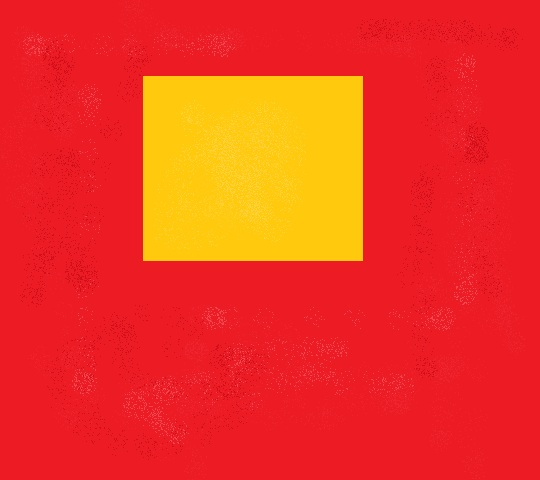
%> input picture Two_colour.jpg, 540 x 480 px
$ octave Task_3.m   (GNU Octave 9; MATLAB toolbox functions it lacks are replaced by stand-ins)
%> lines starting %> are read from the running program, lines starting %| are printed output that depends on the picture; in (x1, y1, x2, y2) boxes, pixels count from 0 and x2, y2 are one past the last pixel; in counts of white or black regions, pixels touching at a corner belong together; the program's own positions count from 1
im = imread('Two_colour.jpg'); % read the image
%> im is the input picture: size 480x540x3 uint8; mean R, G, B 239.1, 55, 33.6
imshow(im);
% extract RGB channels separatelly
red_channel = im(:, :, 1);
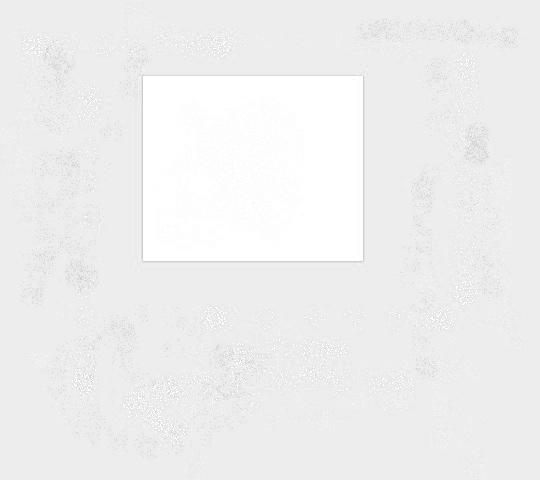
%> red_channel: size 480x540 uint8; min 197, max 255, mean 239.1
green_channel = im(:, :, 2);
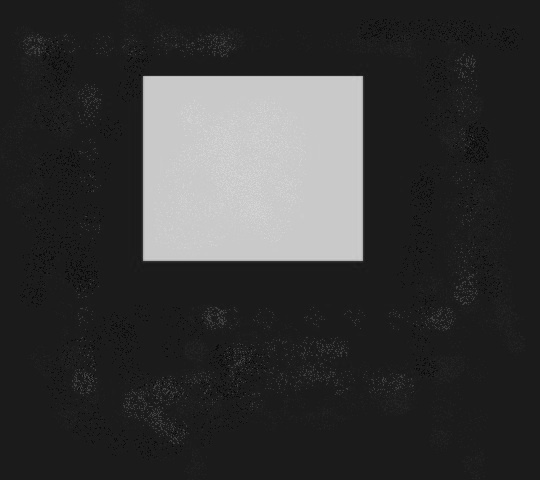
%> green_channel: size 480x540 uint8; min 2, max 219, mean 55
blue_channel = im(:, :, 3);
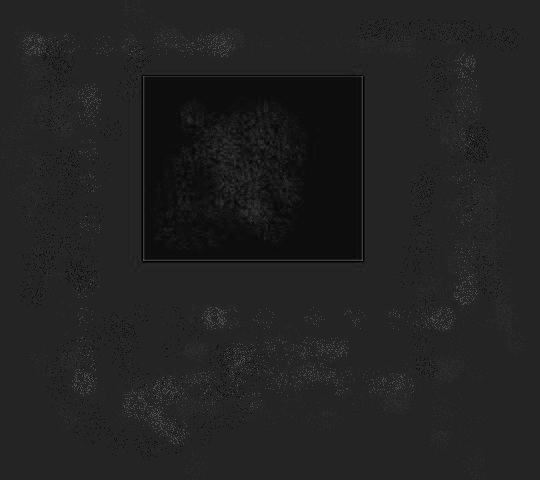
%> blue_channel: size 480x540 uint8; min 0, max 91, mean 33.6
% label pixels of yellow colour
yellow_map = green_channel < 150 & red_channel > 150 & blue_channel < 50;
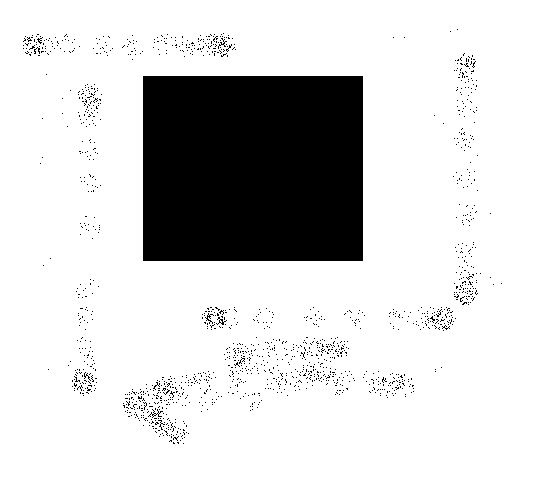
%> yellow_map: size 480x540 logical; 83.3% white; 1479 black regions (1474 under 20 px), largest, box (x1, y1, x2, y2) and area: (143, 76, 363, 261) 40700, (148, 409, 163, 418) 36, (205, 313, 214, 324) 30, (216, 317, 227, 325) 28, (218, 38, 227, 49) 26
% extract pixels indexes
[i_yellow, j_yellow] = find(yellow_map);
%> i_yellow = 215852 values from 1 to 480; j_yellow = 215852 values from 1 to 540
% visualise the results
figure;
imshow(im); % plot the image
hold on;
scatter(j_yellow, i_yellow,'magenta') % highlighted the yellow pixels
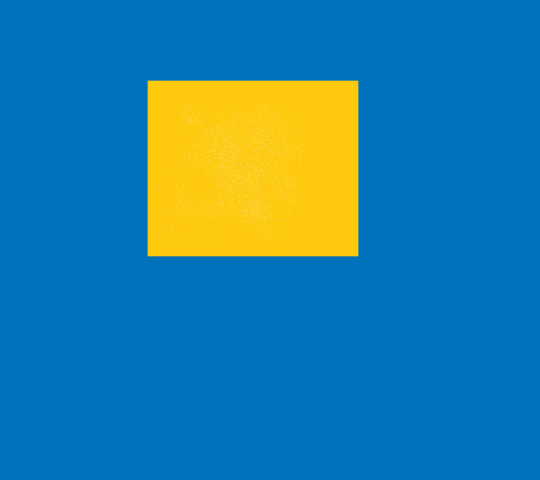
%> figure redrawn from the program's plot data
